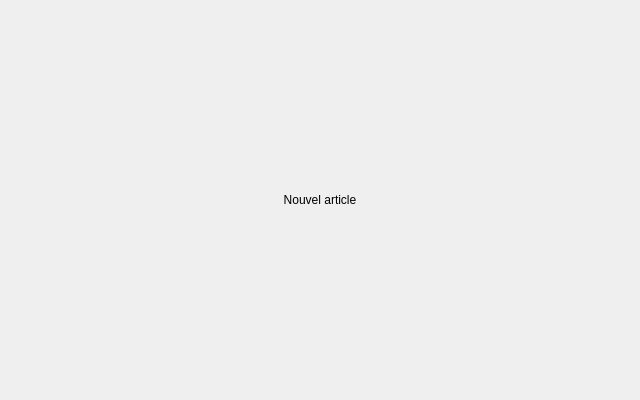
<?xml version="1.0" encoding="UTF-8"?>
<ui version="4.0">
 <class>Form</class>
 <widget class="QWidget" name="Form">
  <property name="styleSheet">
   <string notr="true">/* ==== AUTO-SYNCED QSS START (managed by theme/sync_qss.py) ==== */
/* ===================================================================== *
 * AZENZ - Global base style sheet                                       *
 * Single source of truth for all windows.                               *
 * Class-based for QFrame/QLabel; element-level for shared controls.     *
 * ===================================================================== */

#Background {
    background-color: #F8F9FB;
}

/* ===================================================================== *
 * Labels - class based (no global QLabel rule)                          *
 * ===================================================================== */
QLabel[class="label"] {
    color: #333333;
    border: none;
    background-color: transparent;
    font-family: "Inter", "Tajawal";
    font-size: 13px;
    font-weight: 500;
}

QLabel[class="field-label"] {
    color: #434655;
    background: transparent;
    border: none;
    font-family: "Inter", "Tajawal";
    font-size: 11px;
    font-weight: 600;
    text-transform: uppercase;
}

QLabel[class="title"] {
    color: #191c1e;
    background: transparent;
    border: none;
    font-family: "Inter", "Tajawal";
    font-size: 28px;
    font-weight: 700;
}

QLabel[class="subtitle"] {
    color: #6b7280;
    background: transparent;
    border: none;
    font-family: "Inter", "Tajawal";
    font-size: 14px;
    font-weight: 400;
}

QLabel[class="label-muted"] {
    color: rgb(154, 153, 150);
    background: transparent;
    border: none;
    font-family: "Inter", "Tajawal";
    font-size: 12px;
    font-weight: 400;
}

QLabel[class="section-title"] {
    color: #191c1e;
    background: transparent;
    border: none;
    font-family: "Inter", "Tajawal";
    font-size: 18px;
    font-weight: 600;
}

QLabel[class="separator"] {
    background-color: rgba(195, 197, 216, 0.5);
    border: none;
    height: 1px;
}

QLabel[class="separator-dashed"] {
    background-color: transparent;
    border-top: 1px dashed #d9dde7;
    min-height: 1px;
    max-height: 1px;
}

/* QLineEdit has Icon */
QLineEdit[class="icon-lineedit"] {
    background-color: #ffffff;
    border: 2px solid #e0e0e0;
    border-radius: 6px;
    padding: 6px;
    color: #333333;
    
    selection-background-color: #0051df; 
    selection-color: #ffffff;
}

QLineEdit[class="icon-lineedit"]:hover {
    border: 2px solid #b3b3b3;
}

QLineEdit[class="icon-lineedit"]:focus {
    border: 2px solid #0051df;
    background-color: #fbfcff;
}

QLineEdit[class="icon-lineedit"]:disabled {
    background-color: #f5f5f5;
    color: #a0a0a0;
    border: 2px solid #e8e8e8;
}

QLineEdit[class="icon-lineedit"][readOnly="true"] {
    background-color: #fafafa;
    color: #666666;
    border: 2px dashed #cccccc;
}

/* QLineEdit */
QLineEdit {
    background-color: #ffffff;
    border: 2px solid #e0e0e0;
    border-radius: 6px;
    padding: 6px 12px;
    font-size: 13px;
    font-weight: 500;
    font-family: "Inter";
    color: #333333;
    
    selection-background-color: #0051df; 
    selection-color: #ffffff;
}

QLineEdit:hover {
    border: 2px solid #b3b3b3;
}

QLineEdit:focus {
    border: 2px solid #0051df;
    background-color: #fbfcff;
}

QLineEdit:disabled {
    background-color: #f5f5f5;
    color: #a0a0a0;
    border: 2px solid #e8e8e8;
}

QLineEdit[readOnly="true"] {
    background-color: #fafafa;
    color: #666666;
    border: 2px dashed #cccccc;
}


/* ===================================================================== *
 * QPushButton (login)                                                   *
 * ===================================================================== */
/* Primary QPushButton Style */
QPushButton[class="primary"] {
    background-color: #0051df;
    color: #ffffff;
    border: none;
    border-radius: 8px;
    padding: 10px 16px;
    font-size: 12px;
    font-weight: 500;
    font-family: "Inter", "Tajawal";
}

QPushButton[class="primary"]:hover {
    background-color: rgba(0, 81, 223, 230); 
}

QPushButton[class="primary"]:pressed {
    background-color: rgba(0, 81, 223, 204);
}

QPushButton[class="primary"]:focus {
    border: 2px solid #00174d;
}


/* Outlined QPushButton Style */
QPushButton[class="outlined"] {
    background-color: #ffffff;
    color: #434655;
    border: 1px solid #c3c5d8;
    border-radius: 8px;
    padding: 10px 16px;
    font-size: 12px;
    font-weight: 500;
    font-family: "Inter", "Tajawal";
}    

QPushButton[class="outlined"]:hover {
    background-color: #f3f4f6;
}    

QPushButton[class="outlined"]:pressed {
    background-color: #edeef0;
}    

QPushButton[class="outlined"]:focus {
    border: 2px solid rgba(0, 81, 223, 51);
}    


/* CardToolButton */
QToolButton[class="card-button"] {
    color: #000;
    padding: 15px;
    padding-top: 20px;
    background-color: #f8f9fa;
    border: 1px solid #eaebf0;
    border-radius: 12px;
}

QToolButton[class="card-button"]:hover {
    background-color: #f3f4f6;
    border: 1px solid hsl(218, 100%, 55%);
}

QToolButton[class="card-button"]:pressed {
    background-color: #e5e7eb;
}

/* SidebarToolButton */
QToolButton[class="sidebar-button"] {
    background-color: transparent;
    color: #4b5563;
    border: none;
    border-left: 4px solid transparent; 
    padding: 12px 16px;
    spacing: 18px;
    
    text-align: left;
    font-size: 15px;
    font-weight: 500;
    font-family: "Inter";
}    

QToolButton[class="sidebar-button"]:checked {
    background-color: #d0e1fb;
    color: #0051df;
    border-left: 4px solid #0051df; 
    border-top-right-radius: 8px;
    border-bottom-right-radius: 8px;
    border-top-left-radius: 0px;
    border-bottom-left-radius: 0px;
}    

QToolButton[class="sidebar-button"]:unchecked:hover {
    background-color: #f3f4f6;
    border-top-right-radius: 8px;
    border-bottom-right-radius: 8px;
}    


QToolButton[class="icon-button"] {
    background-color: transparent;
    border: none;
    border-radius: 21px;
    padding: 8px;
}    

QToolButton[class="icon-button"]:hover {
    background-color: #f3f4f6;
}    

QToolButton[class="icon-button"]:pressed {
    background-color: #e5e7eb;
}    


/* LoginErrorLabel */
QLabel#LoginErrorLabel {
    background-color: #f8d7da;
    border: 1px solid #c9302c;
    border-radius: 10px;
    padding: 10px;
    padding-left: 15px;
	color: #721c24;	
	image: url(:/icons/icons/warning.svg);
	image-position: left;
}    


/* ComboBox Box */
QComboBox {
    background-color: #ffffff;
    border: 2px solid #e0e0e0;
    border-radius: 6px;
    padding: 6px 12px;
    font-family: "Inter";
    font-size: 13px;
    font-weight: 500;
    color: #333333;
    min-width: 60px;
}

QComboBox:hover {
    border: 2px solid #b3b3b3;
}

QComboBox:focus {
    border: 2px solid #0051df;
    background-color: #fbfcff;
}

QComboBox::drop-down {
    border: 6px;
}

QComboBox QAbstractItemView {
    background-color: #ffffff;
    border: 1px solid #eaebf0;
    border-radius: 0px;
    box-shadow: none;
    padding: 4px;
    font-family: "Inter";
    font-size: 13px;
    font-weight: 500;
    color: #333333;
    
    selection-background-color: #0051df;
    selection-color: #ffffff;
}

QComboBox QAbstractItemView::item {
    padding: 8px 12px;
    border-radius: 4px;
    color: #4b5563;
    min-height: 24px;
}

QComboBox QAbstractItemView::item:hover {
    background-color: #f3f4f6;
    color: #0051df;
}

/* 4. The Arrow Icon itself */
QComboBox::down-arrow {
    image: url(:/icons/icons/down_arrow.svg);
}


/* LoginFrame */
QFrame#LoginFrame {
    background-color: #ffffff;
    border: 1px solid #babcca; 
    border-radius: 12px; 
}    

QMainWindow#LoginWindow {
    background-color: rgb(255, 255, 255);
    border-image: url(:/images/images/Corporate background.png) 0 0 0 0 stretch stretch;
    background-repeat: no-repeat;
}


/* ===================================================================== *
 * Frames - class based (no global QFrame rule)                          *
 * ===================================================================== */
QFrame[class="card"] {
    background-color: #ffffff;
    border: 2px solid #e2e3e8; /* Soft gray border */
    border-radius: 12px;
}

QFrame[class="header"] {
    background-color: #f8fafc;       /* Very light slate/blue-gray tint */
    border-top-left-radius: 8px;     /* Round only the top corners */
    border-top-right-radius: 8px;
    border-bottom-left-radius: 0px;
    border-bottom-right-radius: 0px;
    border-bottom: 1px solid #e2e8f0; /* Subtle bottom separator line */
}

QFrame[class="gframe"] {
    background-color: transparent;   /* Blends seamlessly into sidebar background */
    border: none;
    
    padding-left: 0px;              /* Indents child elements like modern web apps */
    margin-top: 2px;
    margin-bottom: 4px;
}

/* Bar Frames */
QFrame#SidebarFrame, QFrame#FootSidebarFrame {
	border-right: 1px solid #d0d0d0;
    background-color: #f7f7f7;
}

QFrame#FootSidebarFrame {
    border-top: 1px solid #d0d0d0;
}

QFrame#TopBarFrame {
    border-bottom: 1px solid #d0d0d0;
}


/* ===================================================================== *
 * Summary / stat cards - unified class based set                        *
 * ===================================================================== */
QFrame[class="summary-card"] {
    background-color: #ffffff;
    border: 1px solid #eaebf0;
    border-radius: 12px;
}

QFrame[class="summary-card-inner"] {
    background-color: #f8fafc;
    border: 1px solid #e1e4ea;
    border-radius: 8px;
}

QLabel[class="summary-title"] {
    color: #434655;
    background: transparent;
    border: none;
    font-family: "Inter", "Tajawal";
    font-size: 12px;
    font-weight: 600;
}

QLabel[class="summary-value"] {
    color: #111827;
    background: transparent;
    border: none;
    font-family: "Inter", "Tajawal";
    font-size: 24px;
    font-weight: 700;
}

QLabel[class="summary-value-primary"] {
    color: #0051df;
    background: transparent;
    border: none;
    font-family: "Inter", "Tajawal";
    font-size: 24px;
    font-weight: 700;
}

QLabel[class="summary-value-danger"] {
    color: #dc2626;
    background: transparent;
    border: none;
    font-family: "Inter", "Tajawal";
    font-size: 24px;
    font-weight: 700;
}

QLabel[class="summary-label"] {
    color: #1f2937;
    background: transparent;
    border: none;
    font-family: "Inter", "Tajawal";
    font-size: 17px;
    font-weight: 500;
}

QLabel[class="summary-total"] {
    color: #020617;
    background: transparent;
    border: none;
    font-family: "Inter", "Tajawal";
    font-size: 22px;
    font-weight: 800;
}

QLabel[class="summary-total-value"] {
    color: #0051df;
    background: transparent;
    border: none;
    font-family: "Inter", "Tajawal";
    font-size: 28px;
    font-weight: 800;
}


/* ===================================================================== *
 * Data tables                                                           *
 * ===================================================================== */
QTableWidget {
    background-color: #ffffff;
    border: 1px solid #eaebf0;
    border-radius: 8px;
    color: #333333;
    font-size: 13px;
    gridline-color: transparent; /* We will use item borders instead of harsh gridlines */
    outline: none;               /* Removes the dotted focus ring around selected cells */
}

QHeaderView::section:horizontal {
    background-color: #f8f9fa;   /* Light gray header background */
    color: #4b5563;              /* Muted text color */
    font-weight: 600;
    border: none;
    border-bottom: 1px solid #eaebf0; /* Separates header from data */
    padding: 8px 12px;
    alignment: left;
}

QHeaderView::section:vertical {
    background-color: #f8f9fa;
    color: #4b5563;
    border: none;
    border-right: 1px solid #eaebf0;
    padding: 4px;
}

QTableWidget::item {
    padding: 4px 12px;
    border-bottom: 1px solid #f3f4f6; /* Creates soft, horizontal row dividers */
}

QTableWidget::item:hover {
    background-color: #f8f9fa;
}

QTableWidget::item:selected {
    background-color: #eff4ff;   /* Very pale blue background */
    color: #0051df;              /* Your primary blue for text */
}

QTableCornerButton::section {
    background-color: #f8f9fa;
    border: none;
    border-bottom: 1px solid #eaebf0;
    border-right: 1px solid #eaebf0;
}


/* ===================================================================== *
 * Tool buttons                                                          *
 * ===================================================================== */
QToolButton[class="primary"] {
    background-color: #2563eb; /* Vibrant primary blue */
    color: #ffffff;            /* Pure white text */
    border: none;
    border-radius: 6px;
    padding: 8px 16px;
    font-size: 13px;
    font-weight: 600;          /* Slightly bolder font to stand out */
}

QToolButton[class="primary"]:hover {
    background-color: #1d4ed8; /* Slightly darker blue on hover for feedback */
}

QToolButton[class="primary"]:pressed {
    background-color: #1e40af; /* Deep blue when actively clicked */
}

QToolButton[class="primary"]:disabled {
    background-color: #93c5fd; /* Faded, washed-out blue */
    color: #f8fafc;            /* Slightly dimmed white text */
}

QToolButton[class="secondary"] {
    background-color: transparent; /* Soft gray background */
    color: #374151;            /* Dark slate gray text */
    border: none;
    border-radius: 6px;
    padding: 6px 14px;
    font-size: 13px;
    font-weight: 500;
}

QToolButton[class="secondary"]:hover {
    background-color: #e5e7eb; /* Slightly darker gray on hover */
    color: #111827;            /* Almost black text on hover */
}

QToolButton[class="secondary"]:pressed {
    background-color: #d1d5db; /* Noticeable press state */
}

QToolButton[class="secondary-danger"] {
    background-color: transparent; /* Ghost button by default */
    color: #4b5563;                /* Muted gray text */
    border: none;
    border-radius: 6px;
    padding: 6px 14px;
    font-size: 13px;
    font-weight: 500;
}

QToolButton[class="secondary-danger"]:hover {
    background-color: #fef2f2;     /* Faint warning red background */
    color: #dc2626;                /* Strong red text */
}

QToolButton[class="secondary-danger"]:pressed {
    background-color: #fee2e2;     /* Slightly deeper red background */
    color: #b91c1c;                /* Darker red text */
}


/* ===================================================================== *
 * Date / time edits                                                     *
 * ===================================================================== */
QDateEdit {
    background-color: #ffffff;
    border: 2px solid #e0e0e0;       /* Matches your QComboBox */
    border-radius: 6px;
    padding: 6px 12px;
    font-size: 14px;
    color: #333333;
    min-width: 110px;
}

QDateEdit:hover {
    border: 2px solid #b3b3b3;       /* Slightly darker on hover */
}

QDateEdit:focus {
    border: 2px solid #2563eb;       /* Primary blue border when typing */
    background-color: #fbfcff;       /* Very faint blue tint */
}

QDateEdit::drop-down {
    subcontrol-origin: padding;
    subcontrol-position: top right;
    width: 32px;
    border-left: none;               /* Seamless look */
    border-top-right-radius: 6px;
    border-bottom-right-radius: 6px;
}

QDateEdit::down-arrow {
    image: url(":/icons/icons/Gcalendar.svg"); /* Pro-tip: Use a calendar icon instead of an arrow */
    width: 16px;
    height: 16px;
}


/* ===================================================================== *
 * Sidebar group toggles + tabs                                          *
 * ===================================================================== */
QToolButton[class="sidebar-gbutton"] {
    background-color: #f3f4f6;       /* Soft light-gray background */
    color: #4b5563;                  /* Muted slate text color */
    border: none;
    border-radius: 6px;
    font-size: 13px;
    font-weight: 600;                /* Semi-bold for category titles */
    padding: 8px 14px;
    text-align: left;                /* Keeps icon and text left-aligned */
}

QToolButton[class="sidebar-gbutton"]:hover {
    background-color: #e5e7eb;       /* Darker gray feedback on hover */
    color: #111827;                  /* High contrast text on hover */
}

QToolButton[class="sidebar-gbutton"][expanded="true"] {
    background-color: #eff4ff;       /* Soft tint of your primary blue */
    color: #0051df;                  /* Text turns primary blue when open */
}

QTabWidget::pane {
    border: none;                     /* Removes the harsh default box */
    border-top: 1px solid #e2e8f0;    /* Creates the continuous horizontal line under the tabs */
    background: transparent;          /* Lets your main background color show through */
}

QTabBar::tab {
    background: transparent;
    color: #64748b;                   /* Muted slate-gray text */
    font-size: 13px;
    font-weight: 500;
    padding: 10px 25px;               /* Breathing room around the text */
    border-bottom: 2px solid transparent; /* Invisible border to reserve space */
    
    /* CRUCIAL TRICK: Pulls the tab down 1px so its bottom border 
       perfectly overlaps the pane's top border line */
    margin-bottom: -1px;              
}

QTabBar::tab:hover:!selected {
    color: #1e293b;                   /* Darkens the text */
    border-bottom: 2px solid #cbd5e1; /* Shows a subtle gray underline preview */
}

QTabBar::tab:selected {
    color: #2563eb;                   /* Your vibrant primary blue */
    border-bottom: 2px solid #2563eb; /* The thick blue active underline */
}

QTabBar:focus {
    outline: none;
}

Line {
	color: #e3e3e3;
}
/* ==== AUTO-SYNCED QSS END ==== */
</string>
  </property>
  <property name="geometry">
   <rect>
    <x>0</x>
    <y>0</y>
    <width>640</width>
    <height>400</height>
   </rect>
  </property>
  <property name="windowTitle">
   <string>Form</string>
  </property>
  <layout class="QVBoxLayout" name="verticalLayout">
   <item>
    <widget class="QLabel" name="TitleLabel">
     <property name="text">
      <string>Nouvel article</string>
     </property>
     <property name="alignment">
      <set>Qt::AlignCenter</set>
     </property>
    </widget>
   </item>
  </layout>
 </widget>
</ui>
